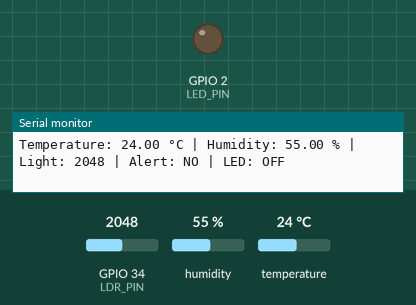
A sketch run on a simulated ESP32. Shown: output pins drawn as LEDs (lit = HIGH), the last lines printed to the serial monitor. Inputs (shaded band) come from the test bench; at power-on: temperature 24 °C, GPIO 34 (LDR_PIN) = 2048, humidity 55 %. WiFi joins after 1.5 s; servers stay silent unless stated; random numbers use the default seed unless the sketch sets one; no MQTT or app messages arrive unless stated.

Above: at 2.7 s.
2.8 s: temperature set to 29.6 °C
5.5 s: temperature set to 30.5 °C
At 6.2 s:
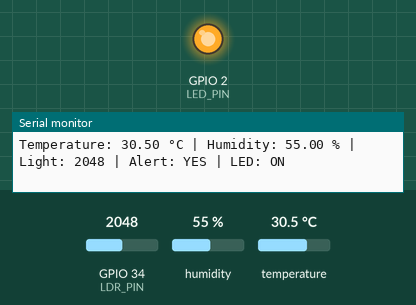
8.2 s: temperature set to 12 °C
At 10.3 s:
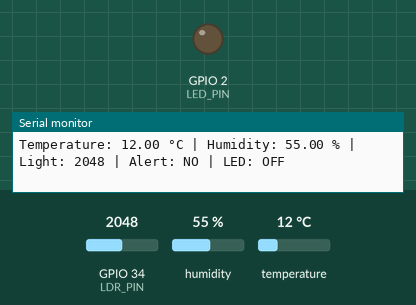
11.1 s: temperature set to 33 °C
At 12.4 s:
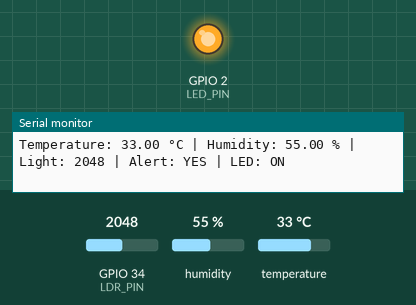
Timing chart, 0 to 14.1 s (numbered marks = the images above; inputs shaded):
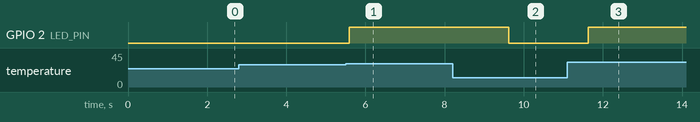

Measured:
- the behaviour switches between 30 and 30.1 °C on temperature (found by bisection; images 0 and 1)
- after the input at 5.5 s, GPIO 2 (LED_PIN): LOW → HIGH after 0.09 s
- after the input at 8.2 s, GPIO 2 (LED_PIN): HIGH → LOW after 1.4 s
- after the input at 11.1 s, GPIO 2 (LED_PIN): LOW → HIGH after 0.53 s

The sketch:

smart_room_monitor.ino
```cpp
#include "DHT.h"
#include <WiFi.h>
#include <PubSubClient.h>

const char* ssid = "Wokwi-GUEST";
const char* password = "";

const char* mqtt_server = "broker.hivemq.com";

WiFiClient espClient;
PubSubClient client(espClient);

#define DHT_PIN 4
#define DHT_TYPE DHT22
#define LDR_PIN 34
#define LED_PIN 2

DHT dht(DHT_PIN, DHT_TYPE);


void setup_wifi() {

  Serial.print("Connecting to WiFi");

  WiFi.begin(ssid, password);

  while (WiFi.status() != WL_CONNECTED) {
    delay(500);
    Serial.print(".");
  }

  Serial.println();
  Serial.println("WiFi connected");
  Serial.println(WiFi.localIP());
}


void reconnect_mqtt() {

  while (!client.connected()) {

    Serial.print("Connecting to MQTT...");

    String clientID = "SmartRoomESP32-";
    clientID += String(random(0xffff), HEX);

    if (client.connect(clientID.c_str())) {

      Serial.println("connected");

    } else {

      Serial.print("failed, rc=");
      Serial.println(client.state());

      delay(2000);
    }
  }
}


void setup() {

  Serial.begin(115200);

  dht.begin();

  setup_wifi();

  client.setServer(mqtt_server, 1883);

  pinMode(LDR_PIN, INPUT);
  pinMode(LED_PIN, OUTPUT);

  digitalWrite(LED_PIN, LOW);

  Serial.println("Smart Room Monitoring System");
  Serial.println("----------------------------");
}


void loop() {

  float temperature = dht.readTemperature();
  float humidity = dht.readHumidity();

  int light = analogRead(LDR_PIN);


  // Check DHT22
  if (isnan(temperature) || isnan(humidity)) {

    Serial.println("DHT22 reading failed!");

    digitalWrite(LED_PIN, LOW);

    delay(2000);

    return;
  }


  // Threshold decision
  bool alert = false;

  if (temperature > 30) {
    alert = true;
  }

  if (light < 500) {
    alert = true;
  }


  // Control LED
  if (alert) {
    digitalWrite(LED_PIN, HIGH);
  }
  else {
    digitalWrite(LED_PIN, LOW);
  }


  // Connect to MQTT
  if (!client.connected()) {
    reconnect_mqtt();
  }

  client.loop();


  // Create JSON packet
  String payload = "{";

  payload += "\"temperature\":" + String(temperature, 1) + ",";
  payload += "\"humidity\":" + String(humidity, 1) + ",";
  payload += "\"light\":" + String(light) + ",";
  payload += "\"alert\":" + String(alert ? "true" : "false") + ",";
  payload += "\"led\":" + String(alert ? "true" : "false");

  payload += "}";


  // Publish data
  client.publish("smartroom/data", payload.c_str());


  // Serial output
  Serial.print("MQTT: ");
  Serial.println(payload);

  Serial.print("Temperature: ");
  Serial.print(temperature);

  Serial.print(" °C | Humidity: ");
  Serial.print(humidity);

  Serial.print(" % | Light: ");
  Serial.print(light);

  Serial.print(" | Alert: ");

  if (alert) {
    Serial.println("YES | LED: ON");
  }
  else {
    Serial.println("NO | LED: OFF");
  }


  delay(2000);
}
```
